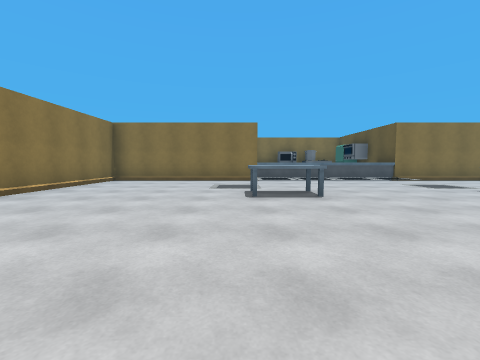
view 1 (above)

14 first-person views from a walk through a 3-D level made in the Unity game engine. The camera is 1.2 m above the floor, tilts 4° down and sees 90° across. Doors are open. The floor is counted in squares, 2 m on a side. Each view is taken from the middle of a square. On the plan, view 1 faces up. The plan holds only what a view shows up to about 9 squares ahead; the rest is blank. The place goes on beyond the plan. The player character is not drawn. Some animated figures are left out. Some surface patterns are stand-ins.

view 2
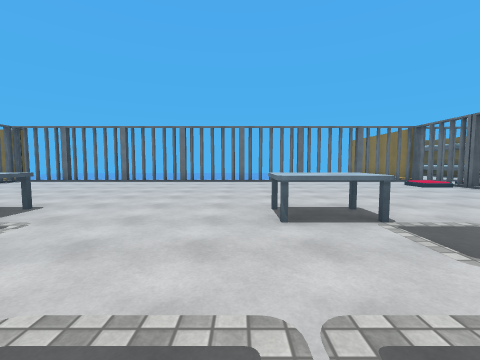

view 3
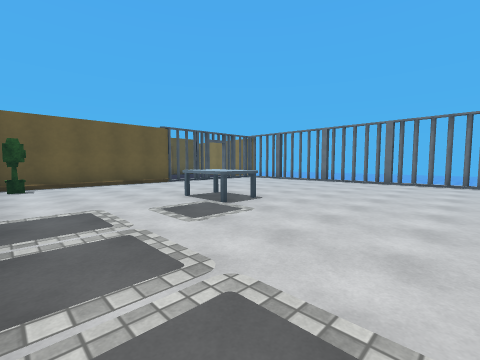

view 4
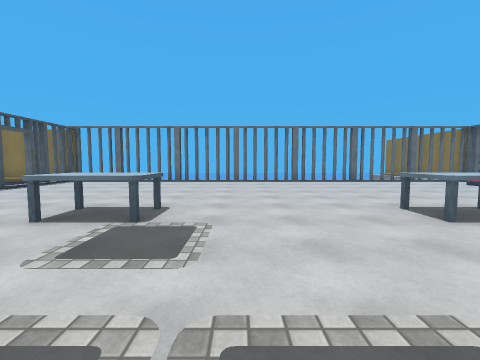

view 5
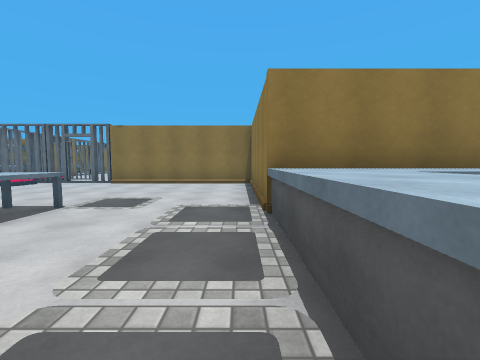

view 6
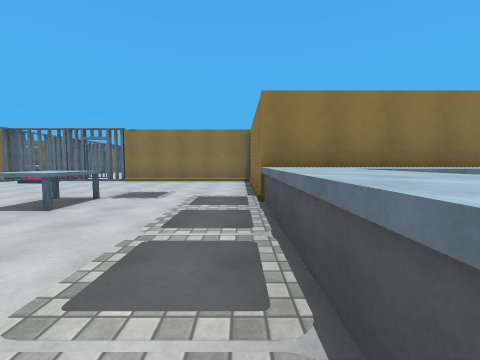

view 7
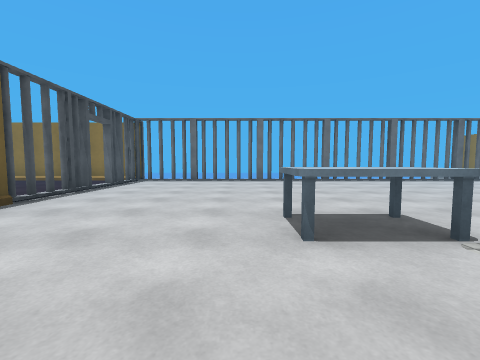

view 8
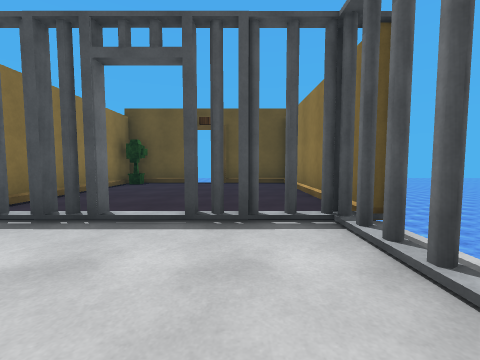

view 9
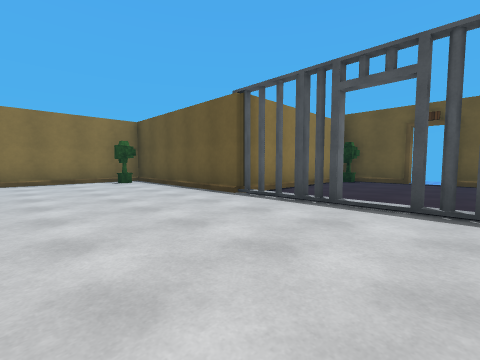

view 10
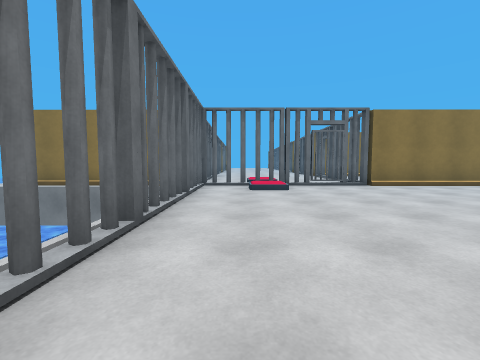

view 11
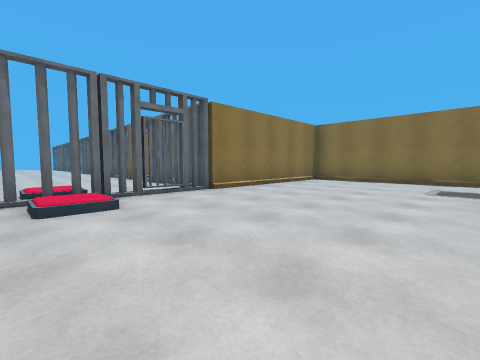

view 12
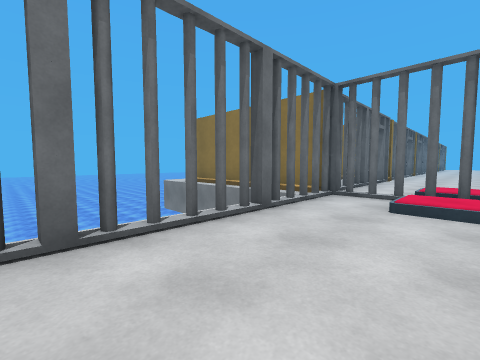

view 13
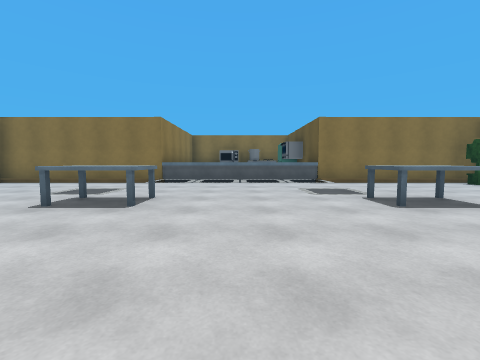

view 14
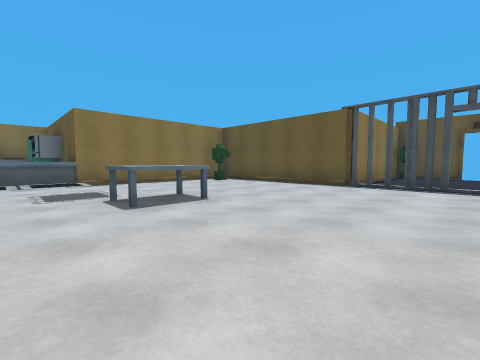

### Floor plan
Key: @ floor where view 1 was taken; # wall or solid block; x gap in a wall; . main floor; : floor 0.25 m higher than the main floor; / step, stairs or slope; D open door; ^ raised ledge; v drop or lower ground; T table; P plant; F fridge; E oven; O other object.
Columns run from 7 left of view 1 to 16 right of it. Each row starts with its distance up from view 1.
 11        OOO  F
 10        OOO  E
  9    #####OO^^^#####
  8   O.....:///:....P#
  7   O...../////.....#
  6   #...............#
  5    ....TT...TT....#
  4 ###...............#####
  3  .O..............##...P#
  2  .O..............#.....#
  1  OO/..................DD
  0  OO....@.........#.....#
 -1 D##xxxxxxxxxxxxxx##....#
 -2    v             v ####
 -3   #v
 -4   #v

Positions as (right, up) in squares from view 1, and headings:
1: (0, 0), facing up
2: (2, 8), facing down
3: (2, 8), facing down-right
4: (4, 8), facing down
5: (4, 8), facing left
6: (5, 8), facing left
7: (7, 7), facing down
8: (8, 0), facing right
9: (7, 0), facing up-right
10: (2, 0), facing left
11: (0, 0), facing up-left
12: (0, 1), facing down-left
13: (3, 1), facing up
14: (4, 1), facing up-right
